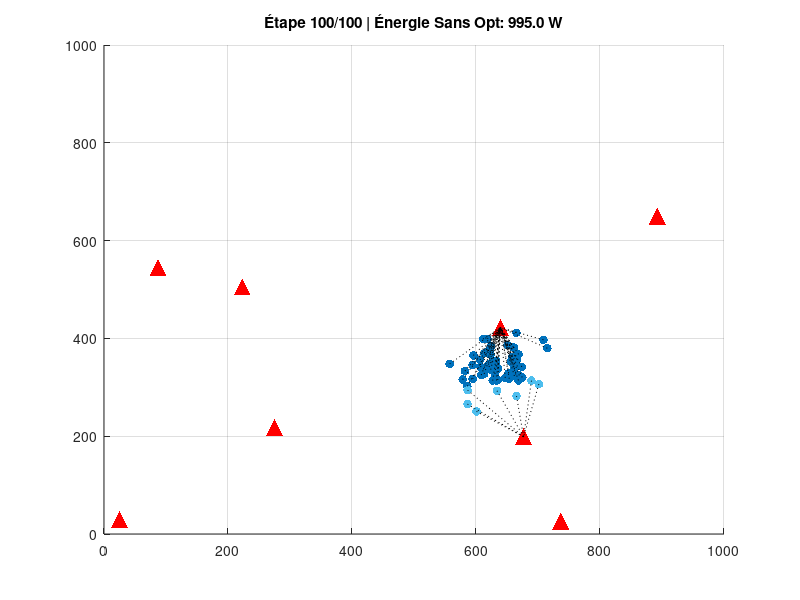

Source code (MATLAB):
% =========================================================
% PROJET : Simulation de base (Sans Optimisation)
% =========================================================
clc; clear; close all;

num_gNB = 8;        
num_UE = 60;        
area_size = 1000;   
T = 100;            
speed = 10;         

rng(42); 
gNB_pos = area_size * rand(num_gNB, 2);
UE_pos = area_size * rand(num_UE, 2);

base_power = 100; 
max_dynamic_power = 300; 
total_energy_history = zeros(1, T);

figure('Name', 'Simulation 5G : Sans Optimisation', 'Color', 'w');
colors = lines(num_gNB); 

for t = 1:T
    traffic_factor = 0.65 + 0.35 * sin(2 * pi * t / T); 
    
    crowd_center_x = (area_size/2) + (area_size/3) * cos(2 * pi * t / T);
    crowd_center_y = (area_size/2) + (area_size/3) * sin(2 * pi * t / T);
    
    for u = 1:num_UE
        dx = (crowd_center_x - UE_pos(u,1)) * 0.05 + speed * randn();
        dy = (crowd_center_y - UE_pos(u,2)) * 0.05 + speed * randn();
        UE_pos(u,:) = UE_pos(u,:) + [dx, dy];
    end
    UE_pos = max(min(UE_pos, area_size), 0);
    
    distances = zeros(num_UE, num_gNB);
    for i = 1:num_UE
        for j = 1:num_gNB
            distances(i,j) = norm(UE_pos(i,:) - gNB_pos(j,:));
        end
    end
    
    [~, serving_gNB] = min(distances, [], 2);
    load_per_gNB = zeros(num_gNB, 1);
    for j = 1:num_gNB
        load_per_gNB(j) = sum(serving_gNB == j);
    end
    
    energy_consumption = base_power + (load_per_gNB / num_UE) * max_dynamic_power * traffic_factor;
    total_energy_history(t) = sum(energy_consumption);
    
    clf; hold on; grid on;
    xlim([0 area_size]); ylim([0 area_size]);
    title(sprintf('Étape %d/%d | Énergie Sans Opt: %.1f W', t, T, total_energy_history(t)));
    
    scatter(gNB_pos(:,1), gNB_pos(:,2), 150, 'r', '^', 'filled');
    for j = 1:num_gNB
        users_j = UE_pos(serving_gNB == j, :);
        if ~isempty(users_j)
            scatter(users_j(:,1), users_j(:,2), 40, colors(j,:), 'o', 'filled');
        end
    end
    for i = 1:num_UE
        j = serving_gNB(i);
        plot([UE_pos(i,1), gNB_pos(j,1)], [UE_pos(i,2), gNB_pos(j,2)], 'k:', 'LineWidth', 0.3);
    end
    hold off; drawnow; pause(0.05);
end
disp('Simulation de base terminée.');
